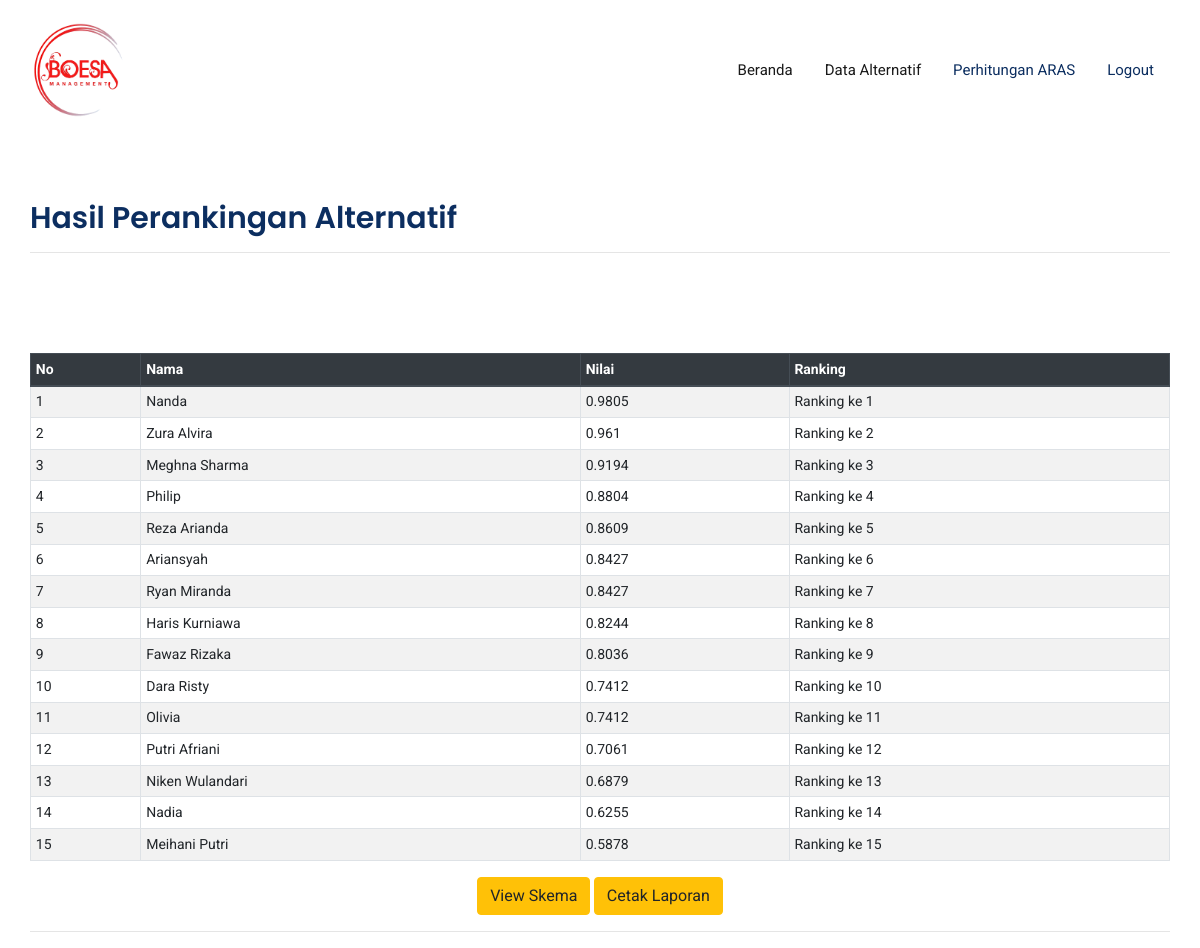
The app's page /hitung/hitung.php (signed in) with its own data.
### tables this page shows
CREATE TABLE `hasil2` (
  `no` int(11) NOT NULL,
  `alternatif` varchar(50) NOT NULL,
  `nilai_akhir` float NOT NULL
);

### hitung/hitung.php (the view, shortened to what this page needs)
<?php
if(isset($_SESSION['username'])){
?>
<!DOCTYPE html>
<html>
<head>
	<link rel="stylesheet" href="../bootstrap/css/bootstrap.min.css">
    <link rel="stylesheet" href="../css/bootstrap.min.css">
    <link rel="stylesheet" href="../css/animate.css">
    <link rel="stylesheet" href="../css/owl.carousel.min.css">
    <link rel="stylesheet" href="../css/themify-icons.css">
    <link rel="stylesheet" href="../css/flaticon.css">
    <link rel="stylesheet" href="../css/magnific-popup.css">
    <link rel="stylesheet" href="../css/slick.css">
    <link rel="stylesheet" href="../css/style.css">
</head>
<body>
    <header class="main_menu home_menu">
        <div class="container">
            <div class="row align-items-center">
                <div class="col-lg-12">
                    <nav class="navbar navbar-expand-lg navbar-light">
                        <a class="navbar-brand" href="../index.php"> <img src="../img/logo.png" alt="logo" width="100" height="100"> </a>
                        <div class="collapse navbar-collapse main-menu-item justify-content-end"
                            id="navbarSupportedContent">
                            <ul class="navbar-nav align-items-center">
                                <li class="nav-item active">
                                    <a class="nav-link" href="../index.php">Beranda</a>
                                </li>
								<li class="nav-item active">
									<a class="nav-link" href="../crud/tampil/tampil.php">Data Alternatif</a>
								</li>
								<li class="nav-item">
									<a class="nav-link" href="../hitung/hitung.php">Perhitungan ARAS</a>
								</li>
								<li class="nav-item">
									<a class="nav-link" href="../logout/logout.php">Logout</a>
								</li>
                            </ul>
                        </div>
                    </nav>
                </div>
            </div>
        </div>
    </header>
	<div class="container" style="margin-top:200px">
		<h2>Hasil Perankingan Alternatif</h2>
		<hr>
		<br>
		<br>
		<br>
    	<?php
		include('../koneksi/koneksi.php');
		$query_mysql = mysqli_query($koneksi,"SELECT * FROM normalisasi_terbobot")or die(mysqli_error());
		while($data = mysqli_fetch_array($query_mysql))
		{ ?>
			<?php
				$nama = $data['alternatif'];
				$k1 = $data['tinggi_badan'];
				$k2 = $data['berat_badan'];
				$k3 = $data['berpenampilan_menarik'];
				$k4 = $data['menguasai_panggung'];
				$nilop = $k1+$k2+$k3+$k4;
				mysqli_query($koneksi,"INSERT INTO hasil VALUES('','$nama','$nilop')");
			?>
		<?php } ?>
		<?php
			$query_mysql = mysqli_query($koneksi,"SELECT MAX(nilai_optimum) AS maximum FROM hasil")or die(mysqli_error());
			$row = mysqli_fetch_assoc($query_mysql);
			$maxoptimum = $row['maximum'];
		?>
		<br>
    	<?php
		include('../koneksi/koneksi.php');
		$query_mysql = mysqli_query($koneksi,"SELECT * FROM hasil")or die(mysqli_error());
		while($data = mysqli_fetch_array($query_mysql))
		{ ?>
			<?php
				$nama = $data['alternatif'];
				$k1 = $data['nilai_optimum'];
				$rang = $k1/$maxoptimum;
				$rang = round($rang,4);
				mysqli_query($koneksi,"INSERT INTO hasil2 VALUES('','$nama','$rang')");
			?>
		<?php }
		?>
		<table class="table table-striped table-hover table-sm table-bordered">
			<thead class="thead-dark">
				<tr>
					<th>No</th>
        			<th>Nama</th>
        			<th>Nilai</th>
        			<th>Ranking</th>
				</tr>
			</thead>
			<tbody>
				<?php
				$sql = mysqli_query($koneksi, "SELECT * FROM hasil2 ORDER by nilai_akhir DESC") or die(mysqli_error($koneksi));
				if(mysqli_num_rows($sql) > 0){
					$no = 1;
					$rank = 1;
					while($data = mysqli_fetch_assoc($sql)){
						echo '
						<tr>
							<td>'.$no.'</td>
							<td>'.$data['alternatif'].'</td>
							<td>'.$data['nilai_akhir'].'</td>
							<td>Ranking ke '.$rank.'</td>
						</tr>
						';
						$no++;
						$rank++;
					}
				}else{
					echo '
					<tr>
						<td colspan="6">Tidak ada data.</td>
					</tr>
					';
				}
				?>
		</table>
		<p align="center">
        <a href="../skema_hitung/skema_hitung.php" class="btn btn-warning">View Skema</a>
        <a href="../laporan/laporan.php" class="btn btn-warning">Cetak Laporan</a>
        </p>
        <hr>
	</div>
</body>
</html>
<?php
}else{
echo "<script language=\"javascript\">alert(\"Silahkan Login Terlebih Dahulu\");document.location.href='../login/index.php';</script>";
}
?>

### records on screen
hasil2: alternatif "Nanda", nilai_akhir "0.9805"
hasil2: alternatif "Zura Alvira", nilai_akhir "0.961"
hasil2: alternatif "Meghna Sharma", nilai_akhir "0.9194"
hasil2: alternatif "Philip", nilai_akhir "0.8804"
hasil2: alternatif "Reza Arianda", nilai_akhir "0.8609"
hasil2: alternatif "Ariansyah", nilai_akhir "0.8427"
hasil2: alternatif "Ryan Miranda", nilai_akhir "0.8427"
hasil2: alternatif "Haris Kurniawa", nilai_akhir "0.8244"
hasil2: alternatif "Fawaz Rizaka", nilai_akhir "0.8036"
hasil2: alternatif "Dara Risty", nilai_akhir "0.7412"
hasil2: alternatif "Olivia", nilai_akhir "0.7412"
hasil2: alternatif "Putri Afriani", nilai_akhir "0.7061"
hasil2: alternatif "Niken Wulandari", nilai_akhir "0.6879"
hasil2: alternatif "Nadia", nilai_akhir "0.6255"
hasil2: alternatif "Meihani Putri", nilai_akhir "0.5878"
